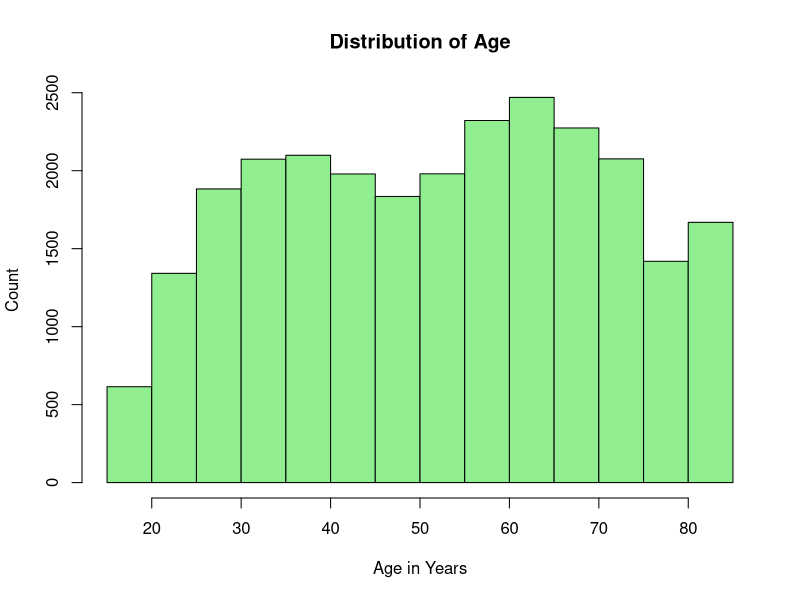
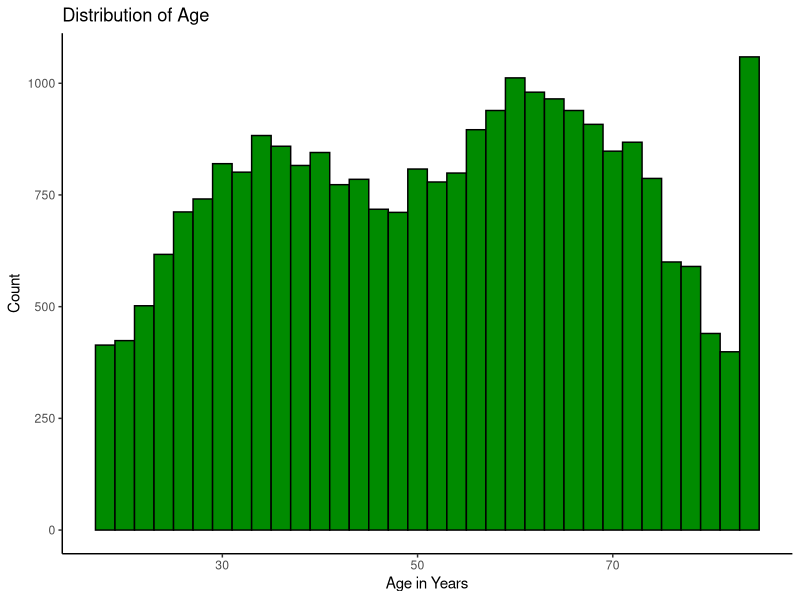
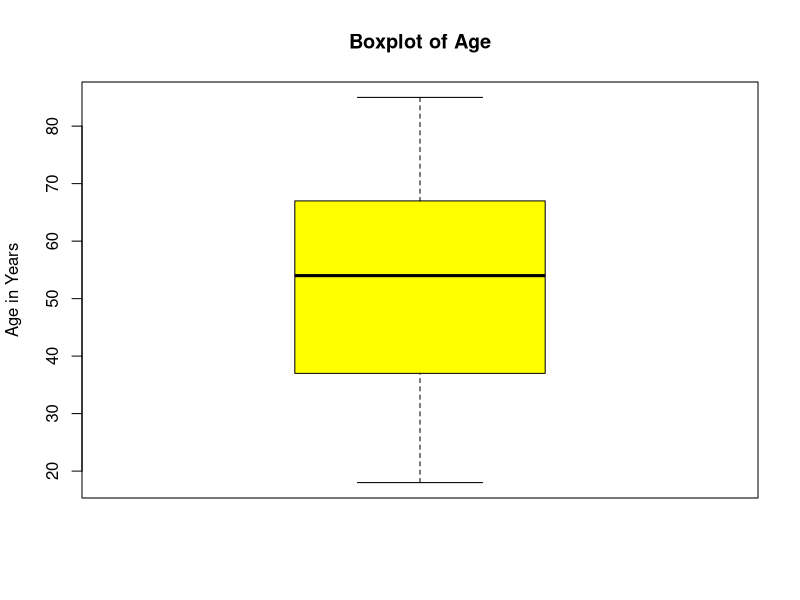
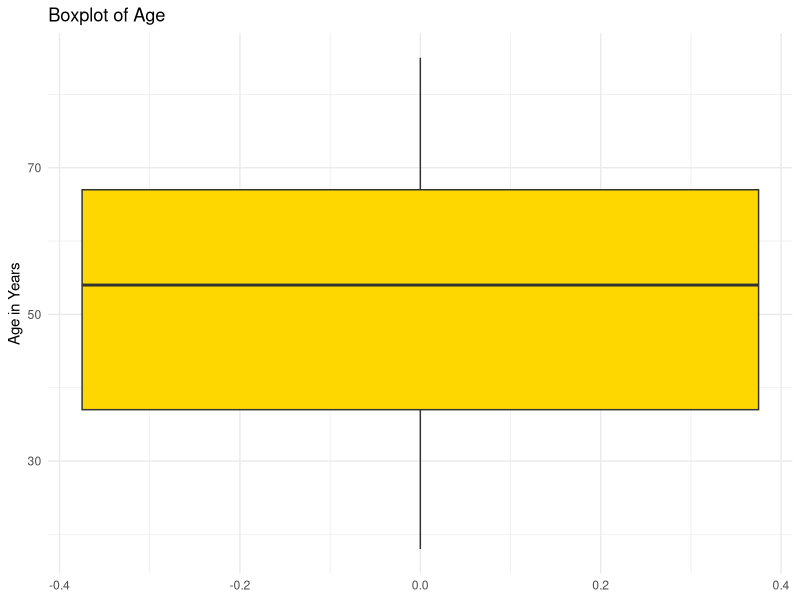
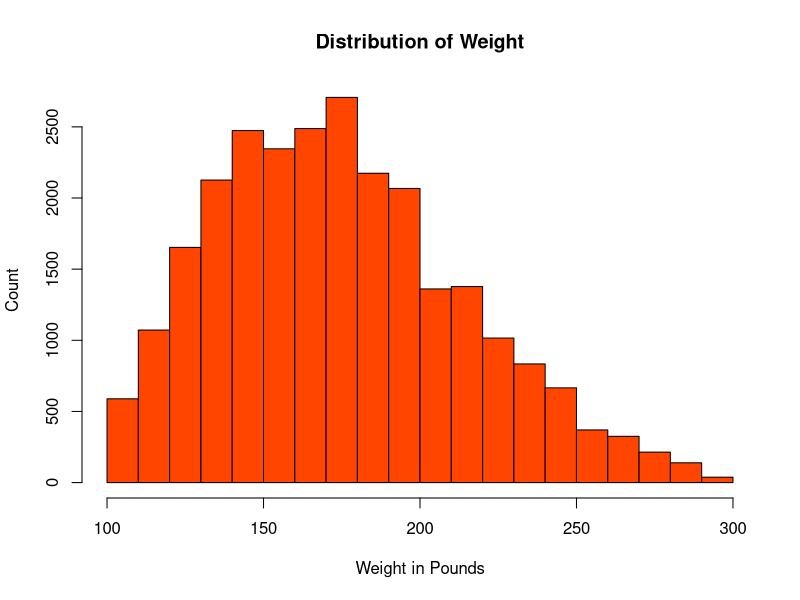
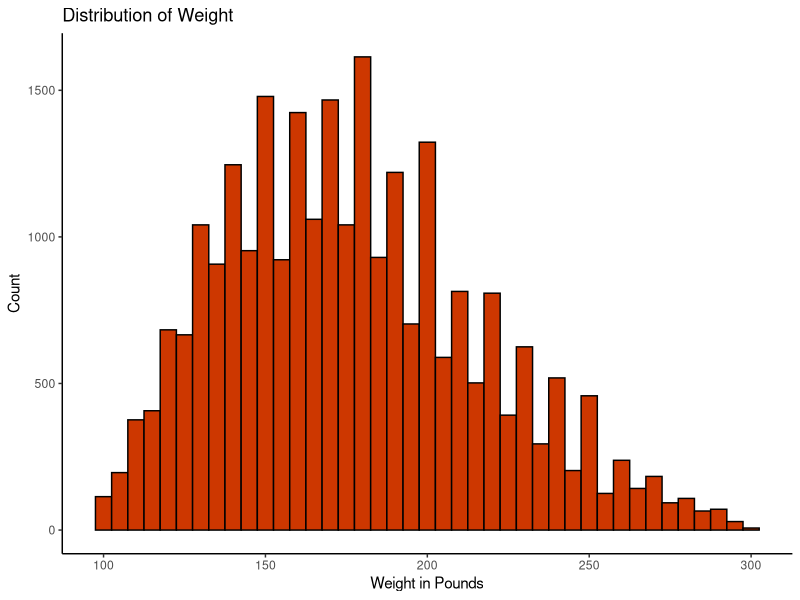
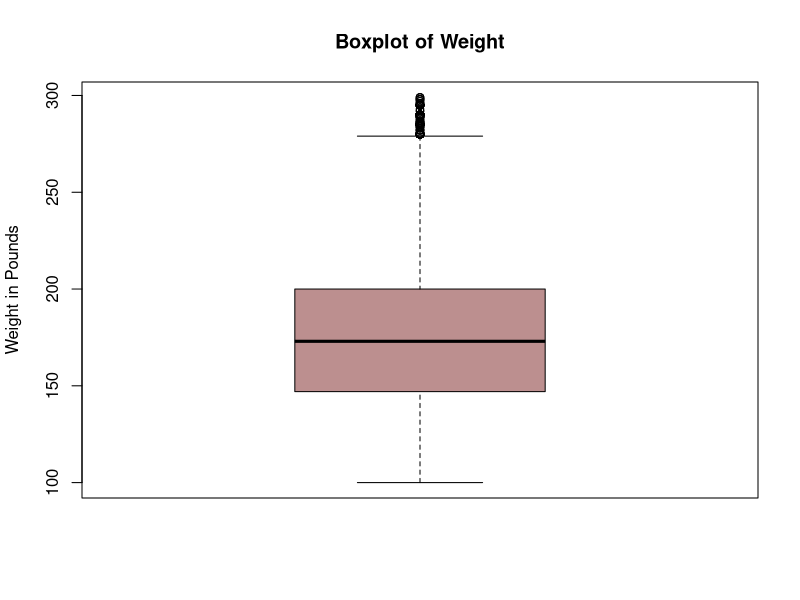
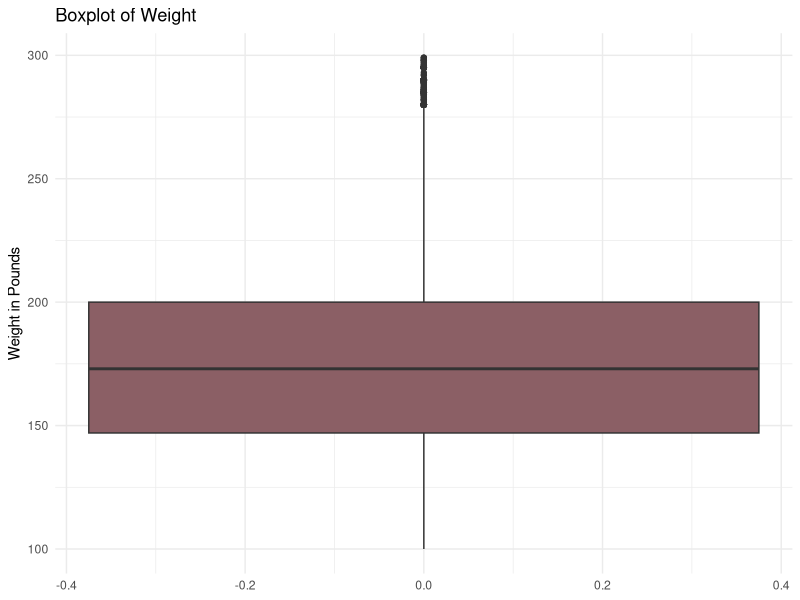

Recreate these plots in R, in order.
## ---- chunk 1
# Load required packages
library(tidyverse)
library(psych)
## ---- chunk 2
# Import the NHIS 2021 dataset
nhis <- read_csv("data/NHIS _Data_2021.csv")

# Explore the structure of the dataset
str(nhis)
summary(nhis)
head(nhis)
## ---- chunk 3
# Select only the required variables
nhis_selected <- nhis %>%
  select(
    AGEP_A,
    WEIGHTLBTC_A,
    HEIGHTTC_A,
    SEX_A,
    HISPALLP_A,
    EDUCP_A,
    PHSTAT_A,
    LSATIS4R_A
  )

# Recode missing and nonresponse values as NA
nhis_clean <- nhis_selected %>%
  mutate(
    AGEP_A = ifelse(AGEP_A %in% 97:99, NA, AGEP_A),
    WEIGHTLBTC_A = ifelse(WEIGHTLBTC_A %in% 996:999, NA, WEIGHTLBTC_A),
    HEIGHTTC_A = ifelse(HEIGHTTC_A %in% 96:99, NA, HEIGHTTC_A),
    SEX_A = ifelse(SEX_A %in% c(7, 9), NA, SEX_A),
    HISPALLP_A = ifelse(HISPALLP_A %in% 97:99, NA, HISPALLP_A),
    EDUCP_A = ifelse(EDUCP_A %in% 97:99, NA, EDUCP_A),
    PHSTAT_A = ifelse(PHSTAT_A %in% 7:9, NA, PHSTAT_A),
    LSATIS4R_A = ifelse(LSATIS4R_A %in% 7:9, NA, LSATIS4R_A)
  ) %>%
  drop_na()

# Recode EDUCP_A into four categories
nhis_clean <- nhis_clean %>%
  mutate(
    EDUCP_A = case_when(
      EDUCP_A %in% 0:3 ~ "Less than High School",
      EDUCP_A == 4 ~ "High School Graduate",
      EDUCP_A %in% 5:7 ~ "Some College Education",
      EDUCP_A %in% 8:10 ~ "College Graduate or Better"
    ),
    EDUCP_A = factor(
      EDUCP_A,
      levels = c(
        "Less than High School",
        "High School Graduate",
        "Some College Education",
        "College Graduate or Better"
      )
    )
  )

# Save the cleaned dataset
write_csv(nhis_clean, "data/nhis_clean.csv")

# Check the cleaned data
str(nhis_clean)
summary(nhis_clean)
head(nhis_clean)
## ---- chunk 4
# Summary statistics for quantitative variables
summary(nhis_clean$AGEP_A)
mean(nhis_clean$AGEP_A)
median(nhis_clean$AGEP_A)
sd(nhis_clean$AGEP_A)

summary(nhis_clean$WEIGHTLBTC_A)
mean(nhis_clean$WEIGHTLBTC_A)
median(nhis_clean$WEIGHTLBTC_A)
sd(nhis_clean$WEIGHTLBTC_A)

summary(nhis_clean$HEIGHTTC_A)
mean(nhis_clean$HEIGHTTC_A)
median(nhis_clean$HEIGHTTC_A)
sd(nhis_clean$HEIGHTTC_A)
## ---- chunk 5
# Base R histogram of age
hist(
  nhis_clean$AGEP_A,
  main = "Distribution of Age",
  xlab = "Age in Years",
  ylab = "Count",
  col = "lightgreen"
)

# ggplot2 histogram of age
ggplot(nhis_clean, aes(x = AGEP_A)) +
  geom_histogram(binwidth = 2, fill = "green4", color = "black") +
  labs(title = "Distribution of Age", x = "Age in Years", y = "Count") +
  theme_classic()

# Base R boxplot of age
boxplot(
  nhis_clean$AGEP_A,
  main = "Boxplot of Age",
  ylab = "Age in Years",
  col = "yellow"
)

# ggplot2 boxplot of age
ggplot(nhis_clean, aes(y = AGEP_A)) +
  geom_boxplot(fill = "gold") +
  labs(title = "Boxplot of Age", y = "Age in Years") +
  theme_minimal()
## ---- chunk 6
# Base R histogram of weight
hist(
  nhis_clean$WEIGHTLBTC_A,
  main = "Distribution of Weight",
  xlab = "Weight in Pounds",
  ylab = "Count",
  col = "orangered"
)

# ggplot2 histogram of weight
ggplot(nhis_clean, aes(x = WEIGHTLBTC_A)) +
  geom_histogram(binwidth = 5, fill = "orangered3", color = "black") +
  labs(title = "Distribution of Weight", x = "Weight in Pounds", y = "Count") +
  theme_classic()

# Base R boxplot of weight
boxplot(
  nhis_clean$WEIGHTLBTC_A,
  main = "Boxplot of Weight",
  ylab = "Weight in Pounds",
  col = "rosybrown"
)

# ggplot2 boxplot of weight
ggplot(nhis_clean, aes(y = WEIGHTLBTC_A)) +
  geom_boxplot(fill = "lightpink4") +
  labs(title = "Boxplot of Weight", y = "Weight in Pounds") +
  theme_minimal()
## ---- chunk 7
# Base R histogram of height
hist(
  nhis_clean$HEIGHTTC_A,
  main = "Distribution of Height",
  xlab = "Height in Inches",
  ylab = "Count",
  col = "dodgerblue"
)

# ggplot2 histogram of height
ggplot(nhis_clean, aes(x = HEIGHTTC_A)) +
  geom_histogram(binwidth = 1, fill = "dodgerblue4", color = "black") +
  labs(title = "Distribution of Height", x = "Height in Inches", y = "Count") +
  theme_classic()

# Base R boxplot of height
boxplot(
  nhis_clean$HEIGHTTC_A,
  main = "Boxplot of Height",
  ylab = "Height in Inches",
  col = "mediumslateblue"
)

# ggplot2 boxplot of height
ggplot(nhis_clean, aes(y = HEIGHTTC_A)) +
  geom_boxplot(fill = "slateblue4") +
  labs(title = "Boxplot of Height", y = "Height in Inches") +
  theme_minimal()
## ---- chunk 8
# Frequency tables for qualitative variables
table(nhis_clean$SEX_A)
table(nhis_clean$HISPALLP_A)
table(nhis_clean$EDUCP_A)
table(nhis_clean$PHSTAT_A)
table(nhis_clean$LSATIS4R_A)
## ---- chunk 9
# Base R barplot for sex
barplot(
  table(nhis_clean$SEX_A),
  names.arg = c("Male", "Female"),
  xlab = "Sex",
  ylab = "Count",
  col = topo.colors(2),
  main = "Bar Chart of Sex",
  border = "black"
)

# ggplot2 barplot for sex
ggplot(nhis_clean, aes(x = factor(SEX_A, levels = c(1, 2), labels = c("Male", "Female")))) +
  geom_bar(fill = "steelblue", color = "black") +
  labs(title = "Bar Chart of Sex", x = "Sex", y = "Count") +
  theme_classic()
## ---- chunk 10
# Base R barplot for race and ethnicity
barplot(
  table(nhis_clean$HISPALLP_A),
  names.arg = c(
    "Hispanic",
    "NH White",
    "NH Black",
    "NH Asian",
    "NH AIAN",
    "NH AIAN + Other",
    "Other/Multiple"
  ),
  cex.names = 0.7,
  xlab = "Race/Ethnicity",
  ylab = "Count",
  col = rainbow(7),
  main = "Bar Chart of Race/Ethnicity",
  border = "black"
)

# ggplot2 barplot for race and ethnicity
ggplot(nhis_clean, aes(x = factor(
  HISPALLP_A,
  levels = c(1, 2, 3, 4, 5, 6, 7),
  labels = c(
    "Hispanic",
    "NH White",
    "NH Black",
    "NH Asian",
    "NH AIAN",
    "NH AIAN + Other",
    "Other/Multiple"
  )
))) +
  geom_bar(fill = "steelblue", color = "black") +
  labs(title = "Bar Chart of Race/Ethnicity", x = "Race/Ethnicity", y = "Count") +
  theme_classic() +
  theme(axis.text.x = element_text(size = 8))
## ---- chunk 11
# Base R barplot for education
barplot(
  table(nhis_clean$EDUCP_A),
  xlab = "Educational Level",
  ylab = "Count",
  col = heat.colors(4),
  main = "Bar Chart of Educational Level",
  border = "black"
)

# ggplot2 barplot for education
ggplot(nhis_clean, aes(x = EDUCP_A)) +
  geom_bar(fill = "steelblue", color = "black") +
  labs(title = "Bar Chart of Educational Level", x = "Educational Level", y = "Count") +
  theme_classic() +
  theme(axis.text.x = element_text(size = 8))
## ---- chunk 12
# Base R barplot for general health status
barplot(
  table(nhis_clean$PHSTAT_A),
  names.arg = c("Excellent", "Very good", "Good", "Fair", "Poor"),
  xlab = "General Health Status",
  ylab = "Count",
  col = terrain.colors(5),
  main = "Bar Chart of General Health Status",
  border = "black"
)

# ggplot2 barplot for general health status
ggplot(nhis_clean, aes(x = factor(
  PHSTAT_A,
  levels = c(1, 2, 3, 4, 5),
  labels = c("Excellent", "Very good", "Good", "Fair", "Poor")
))) +
  geom_bar(fill = "steelblue", color = "black") +
  labs(title = "Bar Chart of General Health Status", x = "General Health Status", y = "Count") +
  theme_classic()
## ---- chunk 13
# Base R barplot for life satisfaction
barplot(
  table(nhis_clean$LSATIS4R_A),
  names.arg = c("Very Satisfied", "Satisfied", "Dissatisfied", "Very Dissatisfied"),
  xlab = "Life Satisfaction",
  ylab = "Count",
  col = cm.colors(4),
  main = "Bar Chart of Life Satisfaction",
  border = "black"
)

# ggplot2 barplot for life satisfaction
ggplot(nhis_clean, aes(x = factor(
  LSATIS4R_A,
  levels = c(1, 2, 3, 4),
  labels = c("Very Satisfied", "Satisfied", "Dissatisfied", "Very Dissatisfied")
))) +
  geom_bar(fill = "steelblue", color = "black") +
  labs(title = "Bar Chart of Life Satisfaction", x = "Life Satisfaction", y = "Count") +
  theme_classic()
## ---- chunk 14
# Base R boxplot of age by sex
boxplot(
  AGEP_A ~ factor(SEX_A, levels = c(1, 2), labels = c("Male", "Female")),
  data = nhis_clean,
  main = "Distribution of Age by Sex",
  xlab = "Sex",
  ylab = "Age",
  col = c("mediumseagreen", "mediumslateblue")
)

# ggplot2 boxplot of age by sex
ggplot(nhis_clean, aes(
  x = factor(SEX_A, levels = c(1, 2), labels = c("Male", "Female")),
  y = AGEP_A
)) +
  geom_boxplot(fill = "skyblue") +
  labs(title = "Distribution of Age by Sex", x = "Sex", y = "Age") +
  theme_classic()
## ---- chunk 15
# Base R boxplot of age by education level
boxplot(
  AGEP_A ~ EDUCP_A,
  data = nhis_clean,
  main = "Distribution of Age by Education Level",
  xlab = "Education Level",
  ylab = "Age",
  col = "lightblue",
  las = 1,
  cex.axis = 0.8
)

# ggplot2 boxplot of age by education level and sex
ggplot(nhis_clean, aes(
  x = EDUCP_A,
  y = AGEP_A,
  fill = factor(SEX_A, levels = c(1, 2), labels = c("Male", "Female"))
)) +
  geom_boxplot() +
  ggtitle("Distribution of Age by Sex and Education") +
  xlab("Education Level") +
  ylab("Age") +
  scale_fill_manual(values = c("mediumseagreen", "mediumslateblue"), name = "Sex") +
  theme_minimal()
## ---- chunk 16
# Clustered bar chart of general health status and life satisfaction
ggplot(nhis_clean, aes(
  x = factor(
    PHSTAT_A,
    levels = c(1, 2, 3, 4, 5),
    labels = c("Excellent", "Very good", "Good", "Fair", "Poor")
  ),
  fill = factor(
    LSATIS4R_A,
    levels = c(1, 2, 3, 4),
    labels = c("Very Satisfied", "Satisfied", "Dissatisfied", "Very Dissatisfied")
  )
)) +
  geom_bar(position = "dodge") +
  labs(
    title = "Life Satisfaction by General Health Status",
    x = "General Health Status",
    y = "Count",
    fill = "Life Satisfaction"
  ) +
  theme_minimal()
## ---- chunk 17
# Base R scatterplot of height and weight
plot(
  nhis_clean$HEIGHTTC_A,
  nhis_clean$WEIGHTLBTC_A,
  pch = 19,
  col = "cyan4",
  main = "Scatterplot of Height vs. Weight",
  xlab = "Height in Inches",
  ylab = "Weight in Pounds"
)

# ggplot2 scatterplot of height and weight
ggplot(nhis_clean, aes(x = HEIGHTTC_A, y = WEIGHTLBTC_A)) +
  geom_point(color = "cyan4") +
  ggtitle("Scatterplot of Height vs. Weight") +
  xlab("Height in Inches") +
  ylab("Weight in Pounds") +
  theme_minimal()

# Correlation coefficient
cor(nhis_clean$HEIGHTTC_A, nhis_clean$WEIGHTLBTC_A)
## ---- chunk 18
# Enhanced scatterplot colored by sex and faceted by general health status
scatter_phstat <- ggplot(
  nhis_clean,
  aes(
    x = HEIGHTTC_A,
    y = WEIGHTLBTC_A,
    color = factor(SEX_A, levels = c(1, 2), labels = c("Male", "Female"))
  )
) +
  geom_point(alpha = 0.6, size = 2) +
  geom_smooth(method = "lm", se = FALSE, linewidth = 0.8) +
  facet_wrap(~ PHSTAT_A) +
  labs(
    title = "Weight vs. Height by Sex, Faceted by General Health Status",
    x = "Height (inches)",
    y = "Weight (pounds)",
    color = "Sex"
  ) +
  theme_minimal()

scatter_phstat
## ---- chunk 19
# Enhanced scatterplot colored by sex and faceted by education level
scatter_educp <- ggplot(
  nhis_clean,
  aes(
    x = HEIGHTTC_A,
    y = WEIGHTLBTC_A,
    color = factor(SEX_A, levels = c(1, 2), labels = c("Male", "Female"))
  )
) +
  geom_point(alpha = 0.6, size = 2) +
  geom_smooth(method = "lm", se = FALSE, linewidth = 0.8) +
  facet_wrap(~ EDUCP_A) +
  labs(
    title = "Weight vs. Height by Sex, Faceted by Education Level",
    x = "Height (inches)",
    y = "Weight (pounds)",
    color = "Sex"
  ) +
  theme_minimal()

scatter_educp
## ---- chunk 20
# Save multivariate scatterplots to the output folder
ggsave("output/scatter_height_weight_by_sex_phstat.png", scatter_phstat,
       width = 11, height = 7, dpi = 300)

ggsave("output/scatter_height_weight_by_sex_educp.png", scatter_educp,
       width = 11, height = 7, dpi = 300)
## ---- chunk 21
# Create a correlation scatterplot matrix for age, weight, and height
corr_data <- nhis_clean %>%
  select(AGEP_A, WEIGHTLBTC_A, HEIGHTTC_A) %>%
  drop_na()

pairs.panels(
  corr_data,
  method = "pearson",
  hist.col = "lightblue",
  density = TRUE,
  ellipses = TRUE,
  lm = TRUE,
  main = "Correlation Scatter Plot Matrix: Age, Weight, and Height"
)
## ---- chunk 22
# Save the correlation scatterplot matrix to the output folder
png("output/pairs_panels_age_weight_height.png", width = 1200, height = 1200, res = 150)

pairs.panels(
  corr_data,
  method = "pearson",
  hist.col = "lightblue",
  density = TRUE,
  ellipses = TRUE,
  lm = TRUE,
  main = "Correlation Scatter Plot Matrix: Age, Weight, and Height"
)

dev.off()
